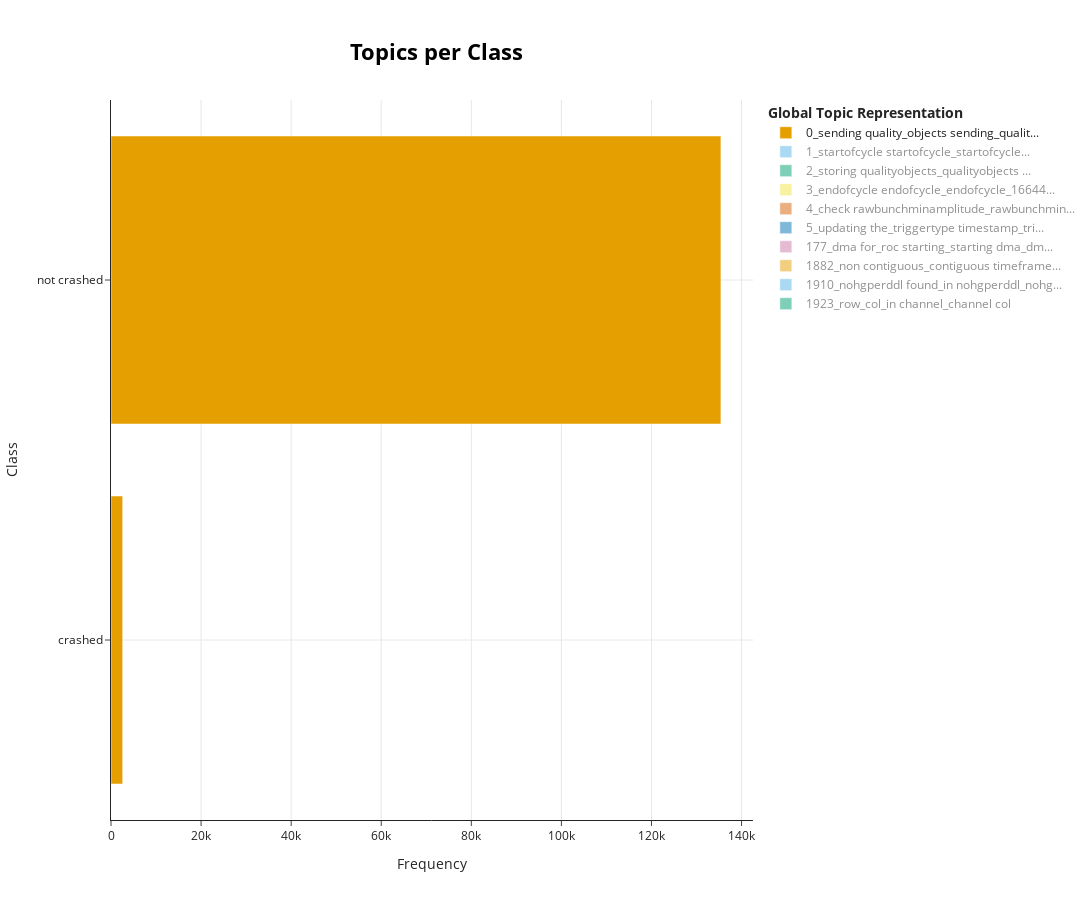

The cell this chart's notebook holds for it:
### Code cell
topics_per_class = topic_model.model.topics_per_class(df.content.tolist(), df.label.tolist())
topic_model.model.visualize_topics_per_class(topics_per_class)

### Figure 1 — Plotly figure (JSON) as saved in the notebook; plotly's stock layout.template omitted (floating-point values rounded to 4 significant figures)
{"data": [{"hoverinfo": "text", "hovertext": ["<b>Topic 0</b><br>Words: sending quality, objects sending, quality objects, sending, objects", "<b>Topic 0</b><br>Words: sending quality, objects sending, quality objects, sending, objects"], "marker": {"color": "#E69F00"}, "name": "0_sending quality_objects sending_qualit...", "orientation": "h", "type": "bar", "visible": true, "x": [2591, 135414], "y": ["crashed", "not crashed"]}, {"hoverinfo": "text", "hovertext": ["<b>Topic 1</b><br>Words: startofcycle startofcycle, startofcycle, startofcycle configure, cycledurationntf startofcycle, used 90035181", "<b>Topic 1</b><br>Words: startofcycle startofcycle, startofcycle, startofcycle equipment, 279136 startofcycle, startofcycle bank"], "marker": {"color": "#56B4E9"}, "name": "1_startofcycle startofcycle_startofcycle...", "orientation": "h", "type": "bar", "visible": "legendonly", "x": [2608, 106554], "y": ["crashed", "not crashed"]}, {"hoverinfo": "text", "hovertext": ["<b>Topic 2</b><br>Words: storing qualityobjects, qualityobjects storing, qualityobjects, storing, qualityobjects teardown", "<b>Topic 2</b><br>Words: storing qualityobjects, qualityobjects storing, qualityobjects, storing, qualityobjects task"], "marker": {"color": "#009E73"}, "name": "2_storing qualityobjects_qualityobjects ...", "orientation": "h", "type": "bar", "visible": "legendonly", "x": [1415, 99473], "y": ["crashed", "not crashed"]}, {"hoverinfo": "text", "hovertext": ["<b>Topic 3</b><br>Words: endofcycle endofcycle, endofcycle, endofcycle received, 2arpa4s12ju task, 2arpa4s12ju", "<b>Topic 3</b><br>Words: endofcycle endofcycle, endofcycle, 1664473857380, timestamp 1664473857380, 1664473857380 updating"], "marker": {"color": "#F0E442"}, "name": "3_endofcycle endofcycle_endofcycle_16644...", "orientation": "h", "type": "bar", "visible": "legendonly", "x": [2522, 105594], "y": ["crashed", "not crashed"]}, {"hoverinfo": "text", "hovertext": ["<b>Topic 4</b><br>Words: check rawbunchminamplitude, rawbunchminamplitude quality, rawbunchminamplitude, quality good, good level", "<b>Topic 4</b><br>Words: check rawbunchminamplitude, rawbunchminamplitude quality, rawbunchminamplitude, good level, quality good"], "marker": {"color": "#D55E00"}, "name": "4_check rawbunchminamplitude_rawbunchmin...", "orientation": "h", "type": "bar", "visible": "legendonly", "x": [1539, 78715], "y": ["crashed", "not crashed"]}, {"hoverinfo": "text", "hovertext": ["<b>Topic 5</b><br>Words: updating the, triggertype timestamp, task due, trigger triggertype, triggertype", "<b>Topic 5</b><br>Words: updating the, triggertype timestamp, trigger triggertype, triggertype, to trigger"], "marker": {"color": "#0072B2"}, "name": "5_updating the_triggertype timestamp_tri...", "orientation": "h", "type": "bar", "visible": "legendonly", "x": [1564, 62006], "y": ["crashed", "not crashed"]}, {"hoverinfo": "text", "hovertext": ["<b>Topic 177</b><br>Words: dma for, roc starting, starting dma, dma, roc stopping", "<b>Topic 177</b><br>Words: dma for, starting dma, roc starting, dma, stopping dma"], "marker": {"color": "#CC79A7"}, "name": "177_dma for_roc starting_starting dma_dm...", "orientation": "h", "type": "bar", "visible": "legendonly", "x": [31066, 34587], "y": ["crashed", "not crashed"]}, {"hoverinfo": "text", "hovertext": ["<b>Topic 1882</b><br>Words: contiguous, non contiguous, contiguous timeframe, non, timeframe ids", "<b>Topic 1882</b><br>Words: non contiguous, contiguous timeframe, contiguous, non, ids"], "marker": {"color": "#E69F00"}, "name": "1882_non contiguous_contiguous timeframe...", "orientation": "h", "type": "bar", "visible": "legendonly", "x": [2675, 53704], "y": ["crashed", "not crashed"]}, {"hoverinfo": "text", "hovertext": ["<b>Topic 1910</b><br>Words: in nohgperddl, nohgperddl found, nohgperddl, in fec, fec", "<b>Topic 1910</b><br>Words: nohgperddl found, in nohgperddl, nohgperddl, of ddl, in fec"], "marker": {"color": "#56B4E9"}, "name": "1910_nohgperddl found_in nohgperddl_nohg...", "orientation": "h", "type": "bar", "visible": "legendonly", "x": [1276, 43127], "y": ["crashed", "not crashed"]}, {"hoverinfo": "text", "hovertext": ["<b>Topic 1923</b><br>Words: col, row, sm, in channel, channel col", "<b>Topic 1923</b><br>Words: row, col, channel col, in channel, sm"], "marker": {"color": "#009E73"}, "name": "1923_row_col_in channel_channel col", "orientation": "h", "type": "bar", "visible": "legendonly", "x": [2708, 76209], "y": ["crashed", "not crashed"]}], "layout": {"height": 900, "hoverlabel": {"bgcolor": "white", "font": {"family": "Rockwell", "size": 16}}, "legend": {"title": {"text": "<b>Global Topic Representation"}}, "title": {"font": {"color": "Black", "size": 22}, "text": "<b>Topics per Class</b>", "x": 0.4, "xanchor": "center", "y": 0.95, "yanchor": "top"}, "width": 1250, "xaxis": {"showgrid": true, "title": {"text": "Frequency"}}, "yaxis": {"showgrid": true, "title": {"text": "Class"}}}}
